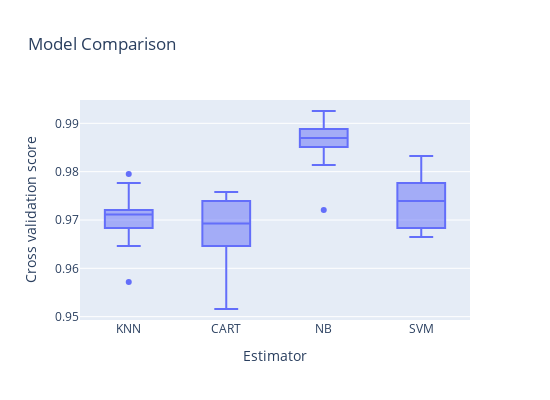

Here is the notebook cell this chart was saved with:
### Code cell
# Boxplot to compare the models

dict_models = {name: result for name, result in zip([name[0] for name in models],results)}
df_models = pd.DataFrame(dict_models)
df_models = df_models.melt(var_name = 'Estimator', 
               value_name='Cross validation score')

fig = px.box(df_models,x='Estimator',
             y='Cross validation score', title='Model Comparison')
fig.update_layout(width=550, height = 400)
fig.update_layout()

### Figure 1 — Plotly figure (JSON) as saved in the notebook; plotly's stock layout.template omitted (floating-point values rounded to 4 significant figures)
{"data": [{"alignmentgroup": "True", "hovertemplate": "Estimator=%{x}<br>Cross validation score=%{y}<extra></extra>", "legendgroup": "", "marker": {"color": "#636efa"}, "name": "", "notched": false, "offsetgroup": "", "orientation": "v", "showlegend": false, "type": "box", "x": ["KNN", "KNN", "KNN", "KNN", "KNN", "KNN", "KNN", "KNN", "KNN", "KNN", "CART", "CART", "CART", "CART", "CART", "CART", "CART", "CART", "CART", "CART", "NB", "NB", "NB", "NB", "NB", "NB", "NB", "NB", "NB", "NB", "SVM", "SVM", "SVM", "SVM", "SVM", "SVM", "SVM", "SVM", "SVM", "SVM"], "x0": " ", "xaxis": "x", "y": [0.9795, 0.9721, 0.9702, 0.9777, 0.9683, 0.9721, 0.9721, 0.9572, 0.9646, 0.9683, 0.9758, 0.9646, 0.9702, 0.9739, 0.9665, 0.9758, 0.9609, 0.9516, 0.9683, 0.9721, 0.9907, 0.987, 0.987, 0.9926, 0.987, 0.9888, 0.9851, 0.9721, 0.9814, 0.9851, 0.9832, 0.9758, 0.9683, 0.9832, 0.9721, 0.9758, 0.9777, 0.9683, 0.9665, 0.9665], "y0": " ", "yaxis": "y"}], "layout": {"boxmode": "group", "height": 400, "legend": {"tracegroupgap": 0}, "title": {"text": "Model Comparison"}, "width": 550, "xaxis": {"anchor": "y", "domain": [0, 1], "title": {"text": "Estimator"}}, "yaxis": {"anchor": "x", "domain": [0, 1], "title": {"text": "Cross validation score"}}}}
